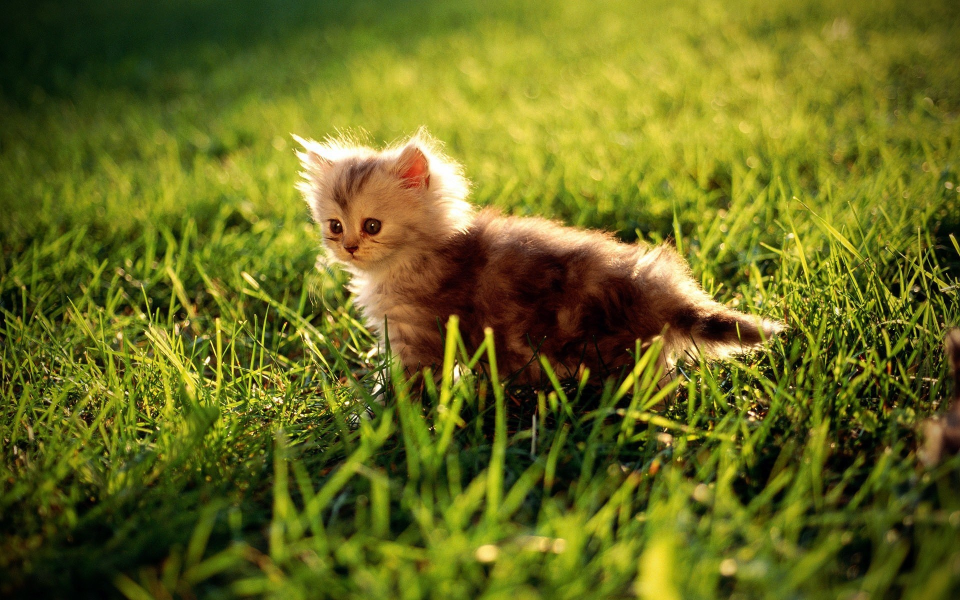
#> input picture homework-01-PCA/kot.jpg, 1920 x 1200 px (shown at 1/2 size)
$ jupyter execute 'homework02_01.Ментюкова.Ксения.МПМбв-01-22.ipynb'
#> lines starting #> are read from the running program, lines starting #| are printed output that depends on the picture
[cell 1]
from PIL import Image
import numpy as np
from matplotlib import pyplot as plt

# -------------------------------------------------
# 1. Загрузка и предобработка изображения
# -------------------------------------------------
img = Image.open('kot.jpg')
#> img is the input picture: PIL image 1920x1200 RGB; mean R, G, B 104.8, 107, 29.2
w, h = img.size
#> w = 1920; h = 1200
img = img.resize((w // 4, h // 4))  # уменьшаем для ускорения
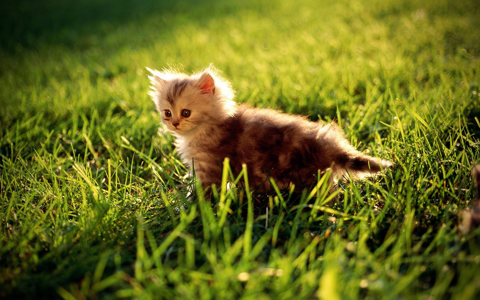
#> img: PIL image 480x300 RGB; mean R, G, B 104.8, 107, 29.2

#Преобразуем в оттенки серого
img_gray = img.convert('L')
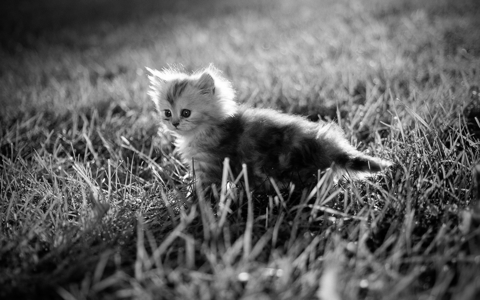
#> img_gray: PIL image 480x300 L; min 0, max 255, mean 97.5
X = np.array(img_gray, dtype=np.float32)

print(f"Исходное изображение: {X.shape}")
#| Исходное изображение: (300, 480)
original_bytes = X.nbytes
#> original_bytes = 576000
print(f"Размер исходного массива в памяти: {original_bytes} байт")
#| Размер исходного массива в памяти: 576000 байт

# -------------------------------------------------
# 2. SVD разложение
# -------------------------------------------------
U, S, Vt = np.linalg.svd(X, full_matrices=False)
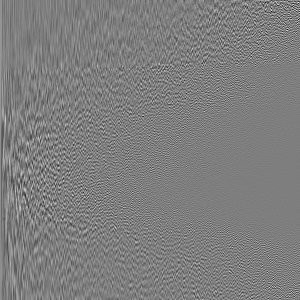
#> U: shape (300, 300) float32; min -0.393, max 0.4, mean 0.000151; drawn with min black and max white
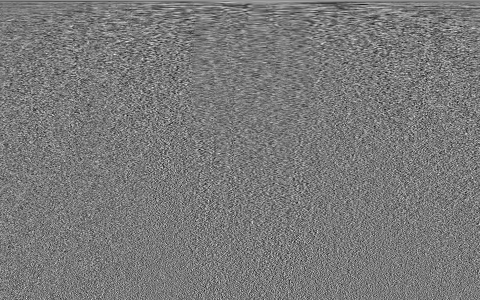
#> Vt: shape (300, 480) float32; min -0.226, max 0.247, mean 0.000144; drawn with min black and max white
#> S = 300 values, max 39156.7 at index 0, min 7.23 at index 299, mean 550.1
print(f"Всего сингулярных значений: {len(S)}")
#| Всего сингулярных значений: 300

# -------------------------------------------------
# 3. Функция восстановления
# -------------------------------------------------
def reconstruct_svd(U, S, Vt, k):
    return U[:, :k] @ np.diag(S[:k]) @ Vt[:k, :]

# -------------------------------------------------
# 4. Параметры эксперимента
# -------------------------------------------------
ranks = [1, 2, 10, 30, 100]

# -------------------------------------------------
# 5. Визуализация и сохранение PNG
# -------------------------------------------------
fig, axes = plt.subplots(2, 3, figsize=(16, 10))
axes = axes.ravel()

# Исходное изображение
axes[0].imshow(X, cmap='gray')
axes[0].set_title('Исходное', fontsize=12)
axes[0].axis('off')

# Восстановление и сохранение
for idx, k in enumerate(ranks, start=1):
    if k > len(S):
        k = len(S)

    #Восстановление
    X_recon = reconstruct_svd(U, S, Vt, k)

    #Приведение к uint8 для корректного отображения и сохранения
    X_disp = np.clip(X_recon, 0, 255).astype(np.uint8)

    #Отображение
    axes[idx].imshow(X_disp, cmap='gray')
    axes[idx].set_title(f'k = {k}', fontsize=12)
    axes[idx].axis('off')

    #Сохранение как PNG
    img_pil = Image.fromarray(X_disp)
    img_pil.save(f'kot_recon_k{k}.png')
#> this loop made 5 passes
#> pass 1, `X_recon = reconstruct_svd(U, S, Vt, k)`:
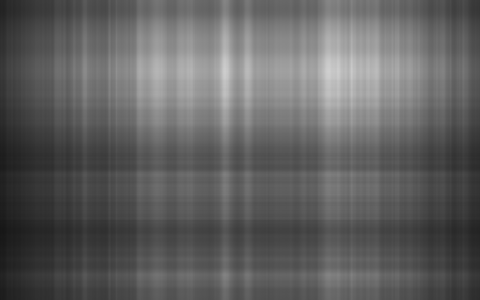
#> X_recon: shape (300, 480) float32; min 23.22, max 207.1, mean 97.3
#> pass 2, `X_recon = reconstruct_svd(U, S, Vt, k)`:
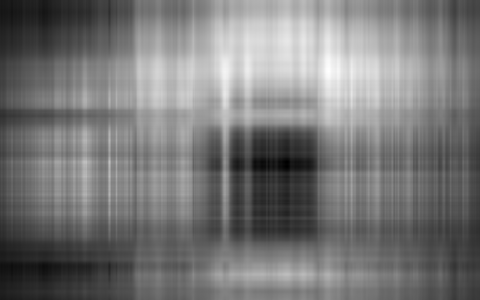
#> X_recon: shape (300, 480) float32; min -4.71, max 212.9, mean 97.5; drawn with min black and max white
#> pass 2, `X_disp = np.clip(X_recon, 0, 255).astype(np.uint8)`:
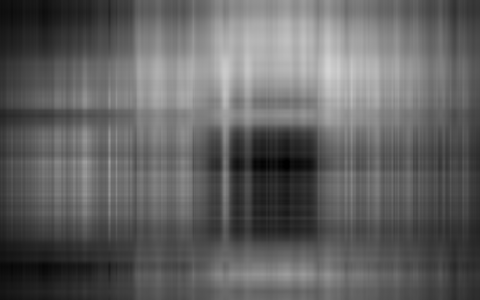
#> X_disp: shape (300, 480); min 0, max 212, mean 97

plt.tight_layout()
plt.show()
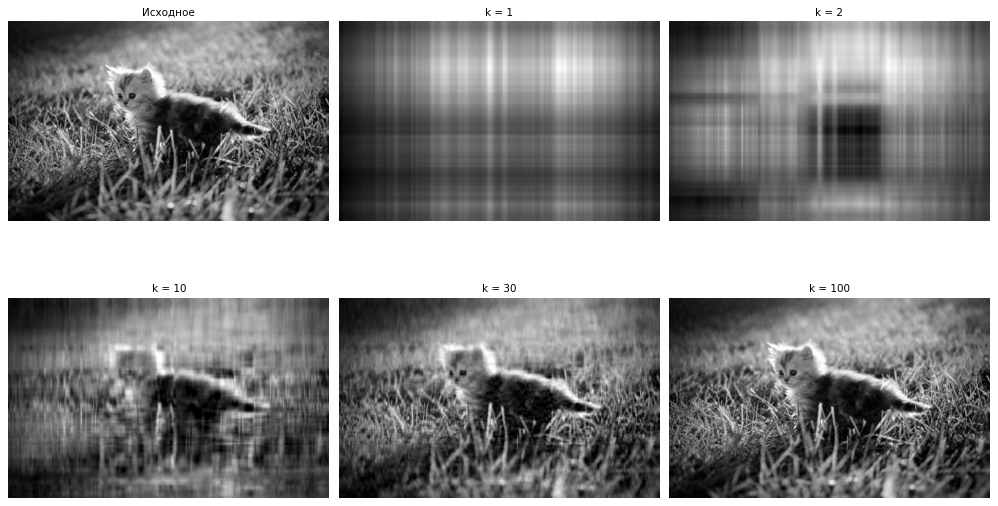
#> figure drawn by matplotlib, 6 panels

# -------------------------------------------------
# 6. Сравнение объёма данных в памяти
# -------------------------------------------------
print("\n" + "="*60)
print("Сравнение объёма данных в памяти (SVD-представление)")
print("="*60)
print(f"Исходное изображение (float32): {original_bytes:>8} байт")
#| Исходное изображение (float32):   576000 байт

for k in ranks:
    if k > len(S):
        k = len(S)

    #Размер компонент SVD в байтах
    bytes_U = U[:, :k].nbytes      # (H, k)
    bytes_S = S[:k].nbytes         # (k,)
    bytes_Vt = Vt[:k, :].nbytes    # (k, W)
    total_bytes = bytes_U + bytes_S + bytes_Vt

    compression_ratio = total_bytes / original_bytes

    print(f"k = {k:3d} → {total_bytes:>8} байт ({compression_ratio:.2%})")
#> this loop made 5 passes
#> (bytes_U, bytes_S, bytes_Vt, total_bytes, compression_ratio) on passes 1 to 5: (1200, 4, 1920, 3124, 0.00542), (2400, 8, 3840, 6248, 0.0108), (12000, 40, 19200, 31240, 0.0542), (36000, 120, 57600, 93720, 0.163), (120000, 400, 192000, 312400, 0.542)
#| k =   1 →     3124 байт (0.54%)
#| k =   2 →     6248 байт (1.08%)
#| k =  10 →    31240 байт (5.42%)
#| k =  30 →    93720 байт (16.27%)
#| k = 100 →   312400 байт (54.24%)
